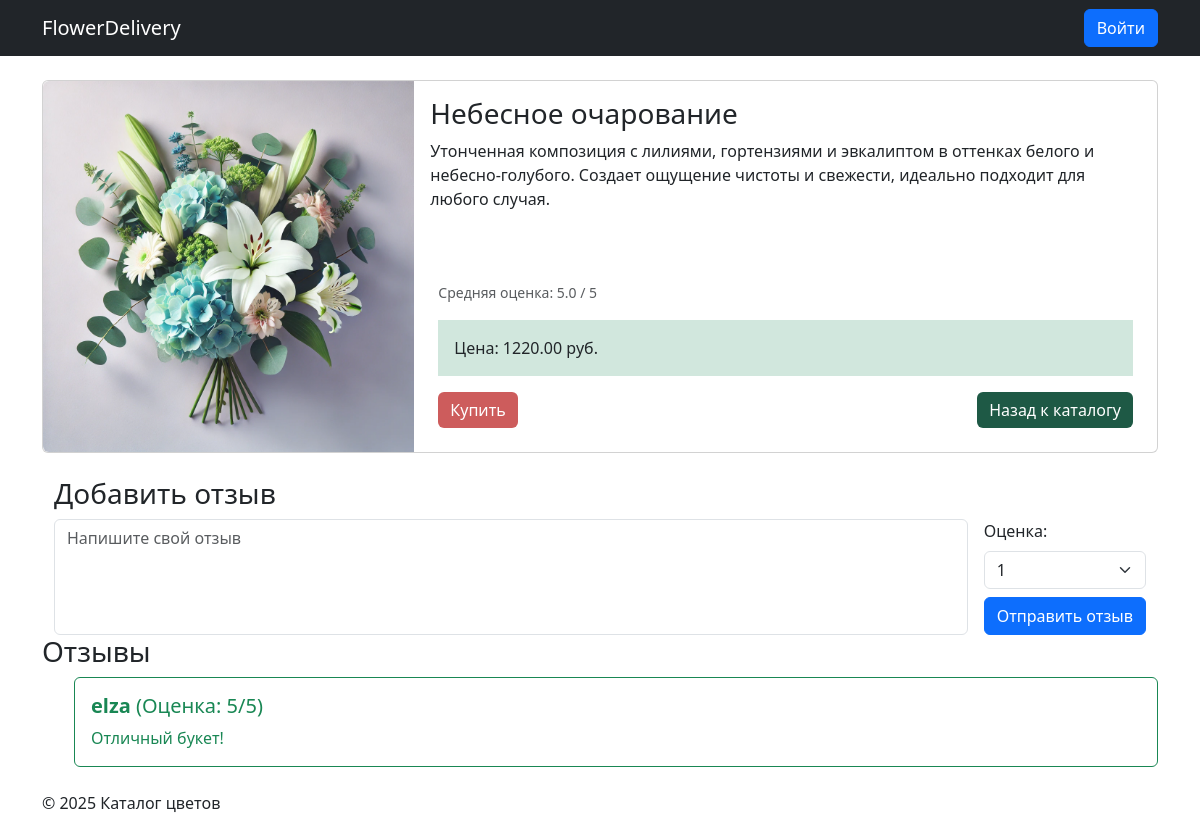
The app's page /product/2/, older data.
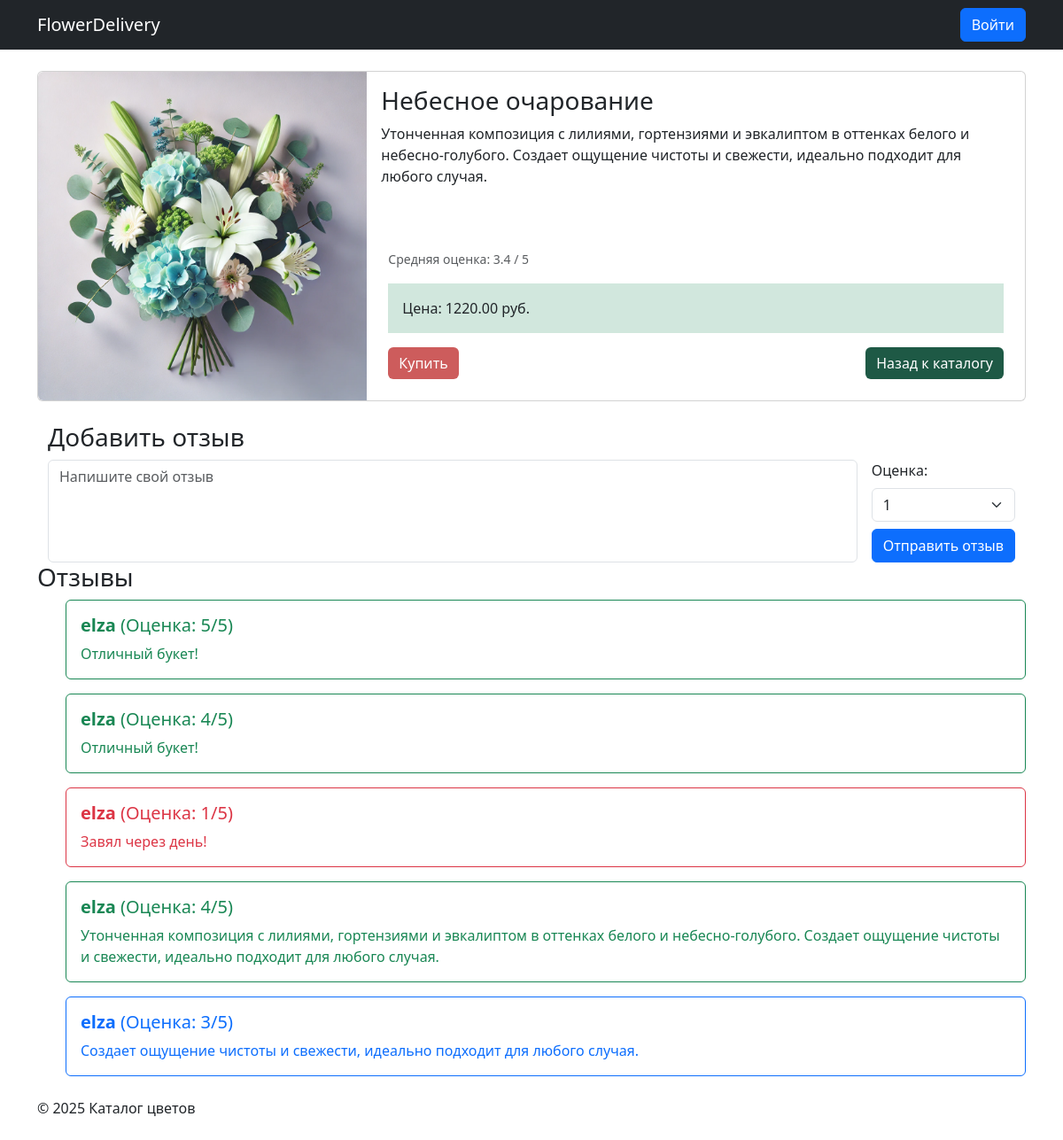
The same page, newer data.
### catalog/models.py (models this page shows, shortened)
class Product(models.Model):
    name = models.CharField(max_length=200)
    description = models.TextField()
    price = models.DecimalField(max_digits=10, decimal_places=2)
    image = models.ImageField(upload_to='products/')
    created_at = models.DateTimeField(auto_now_add=True)

### reviews/models.py (models this page shows, shortened)
class Review(models.Model):
    user = models.ForeignKey(User, on_delete=models.CASCADE, related_name='reviews')
    product = models.ForeignKey(Product, on_delete=models.CASCADE, related_name='reviews')
    review_text = models.TextField()
    rating = models.PositiveIntegerField(default=1)
    created_at = models.DateTimeField(auto_now_add=True)

### catalog/views.py (the view)
# urls.py: path('product/<int:pk>/', ProductDetailView.as_view(), name='product_detail'),
class ProductDetailView(DetailView):
    model = Product
    template_name = 'catalog/product_detail.html'
    context_object_name = 'product'
    def get_context_data(self, **kwargs):
        context = super().get_context_data(**kwargs)
        product = self.get_object()
        average_rating = get_average_rating(product.id)
        context['average_rating'] = average_rating
        return context

### core/services.py (called while the page is built)
def get_average_rating(product_id):
    avg_rating = Review.objects.filter(product_id=product_id).aggregate(Avg('rating'))['rating__avg']
    return round(avg_rating, 1) if avg_rating else None

### templates/catalog/product_detail.html (shortened to what this page needs)
{% extends 'base.html' %}
{% block content %}
<div class="card mb-12" style="max-width: 100%">
    <div class="row g-0">
        <div class="col-md-4">
            <img src="{{ product.image.url }}" class="img-fluid rounded-start" alt="{{ product.name }}">
        </div>
        <div class="col-md-8 d-flex flex-column">
            <div class="card-body">
                <h3 class="card-title">{{ product.name }}</h3>
                <p class="card-text">{{ product.description }}</p>
            </div>
            <div class="mt-auto m-4">
                                <p class="card-text">
                    <small class="text-body-secondary">
                        {% if average_rating %}
                            Средняя оценка: {{ average_rating }} / 5
                        {% else %}
                            Оценок пока нет
                        {% endif %}
                    </small>
                </p>
                <p class="card-text bg-success-subtle p-3 mb-2">Цена: {{ product.price }} руб.</p>
                <div class="d-flex justify-content-between mt-3">
                    <a href="#" class="btn btn-purple">Купить</a>
                    <a href="/" class="btn btn-filter">Назад к каталогу</a>
                </div>
            </div>
        </div>
    </div>
</div>
    <div class="container mt-4">
        <h3>Добавить отзыв</h3>
        <form action="{% url 'add_review' product.id %}" method="post" class="d-flex align-items-stretch gap-3">
            <div class="flex-grow-1">
            <textarea
                    name="review_text"
                    class="form-control h-100"
                    placeholder="Напишите свой отзыв"
                    required
                    style="resize: none;"
            ></textarea>
            </div>
            <div class="d-flex flex-column justify-content-end">
                <div class="mb-2">
                    <label for="rating" class="form-label">Оценка:</label>
                    <select name="rating" id="rating" class="form-select" required>
                        <option value="1">1</option>
                    </select>
                </div>
                <button type="submit" class="btn btn-primary">Отправить отзыв</button>
            </div>
        </form>
    </div>
    <h3>Отзывы</h3>
    {% if product.reviews.all %}
        <ul style="list-style: none;">
            {% for review in product.reviews.all %}
                <li>
                    {% if review.rating >= 4 %}
                        <div class="card border-success mb-3">
                            <div class="card-body text-success">
                                <h5 class="card-title">
                                    <strong>{{ review.user.username }}</strong> (Оценка: {{ review.rating }}/5)
                                </h5>
                                <p class="card-text">{{ review.review_text }}</p>
                            </div>
                        </div>
                    {% elif review.rating == 3 %}
                        <div class="card border-primary mb-3">
                            <div class="card-body text-primary">
                                <h5 class="card-title">
                                    <strong>{{ review.user.username }}</strong> (Оценка: {{ review.rating }}/5)
                                </h5>
                                <p class="card-text">{{ review.review_text }}</p>
                            </div>
                        </div>
                    {% else %}
                        <div class="card border-danger mb-3">
                            <div class="card-body text-danger">
                                <h5 class="card-title">
                                    <strong>{{ review.user.username }}</strong> (Оценка: {{ review.rating }}/5)
                                </h5>
                                <p class="card-text">{{ review.review_text }}</p>
                            </div>
                        </div>
                    {% endif %}
                </li>
            {% endfor %}
        </ul>
    {% else %}
        <p>Отзывов пока нет. Будьте первым!</p>
    {% endif %}
{% endblock %}

### templates/base.html (shortened to what this page needs)
<!DOCTYPE html>
<html lang="ru">
<head>
    {% load static %}
    <link href="https://cdn.jsdelivr.net/npm/bootstrap@5.3.0-alpha3/dist/css/bootstrap.min.css" rel="stylesheet">
    <link rel="stylesheet" href="{% static 'css/style.css' %}">
</head>
<body>
    <nav class="navbar navbar-expand-lg navbar-dark bg-dark">
        <div class="container">
            <a class="navbar-brand" href="/">FlowerDelivery</a>
            <div class="ml-auto d-flex">
                {% if user.is_authenticated %}
                    {% if user.is_staff %}
                        <a href="{% url 'manage_order_list' %}" class="btn btn-primary me-2">Работа с заказами</a>
                        <a href="{% url 'analytics_dashboard' %}" class="btn btn-primary me-2">Аналитика</a>
                        <a href="{% url 'logout' %}" class="btn btn-secondary">Выйти</a>
                    {% else %}
                        <a href="{% url 'cart_view' %}" class="btn btn-primary me-2">Перейти в корзину</a>
                        <a href="{% url 'profile' %}" class="btn btn-primary me-2">Профиль</a>
                        <a href="{% url 'order_list' %}" class="btn btn-primary me-2">Мои заказы</a>
                        <a href="{% url 'logout' %}" class="btn btn-secondary">Выйти</a>
                    {% endif %}
                {% else %}
                    <a href="{% url 'login' %}" class="btn btn-primary">Войти</a>
                {% endif %}
            </div>
        </div>
    </nav>
    <div class="container my-4">
        {% block content %}{% endblock %}
    </div>
    <div class="container my-4">
        <footer>
            <p>&copy; 2025 Каталог цветов</p>
        </footer>
    </div>
</body>
</html>

### static/css/style.css (style rules this page uses)
.btn-filter { background-color: #1E5945 !important; color: #fff !important; border: none !important; }
.btn-purple { background-color: #CD5C5C !important; color: #fff !important; border: none !important; }

Row changes from the older to the newer data that the page shows:
added Review: user.username "elza", rating "4", review_text "Отличный букет!"
added Review: user.username "elza", rating "1", review_text "Завял через день!"
added Review: user.username "elza", rating "4", review_text "Утонченная композиция с лилиями, гортензиями и эвкалиптом в оттенках белого и небесно-голубого. Создает ощущение чистоты и свежести, идеально подходит для любого случая."
added Review: user.username "elza", rating "3", review_text "Создает ощущение чистоты и свежести, идеально подходит для любого случая."
Text that changed along with them:
{{ average_rating }}: "5.0" → "3.4"
